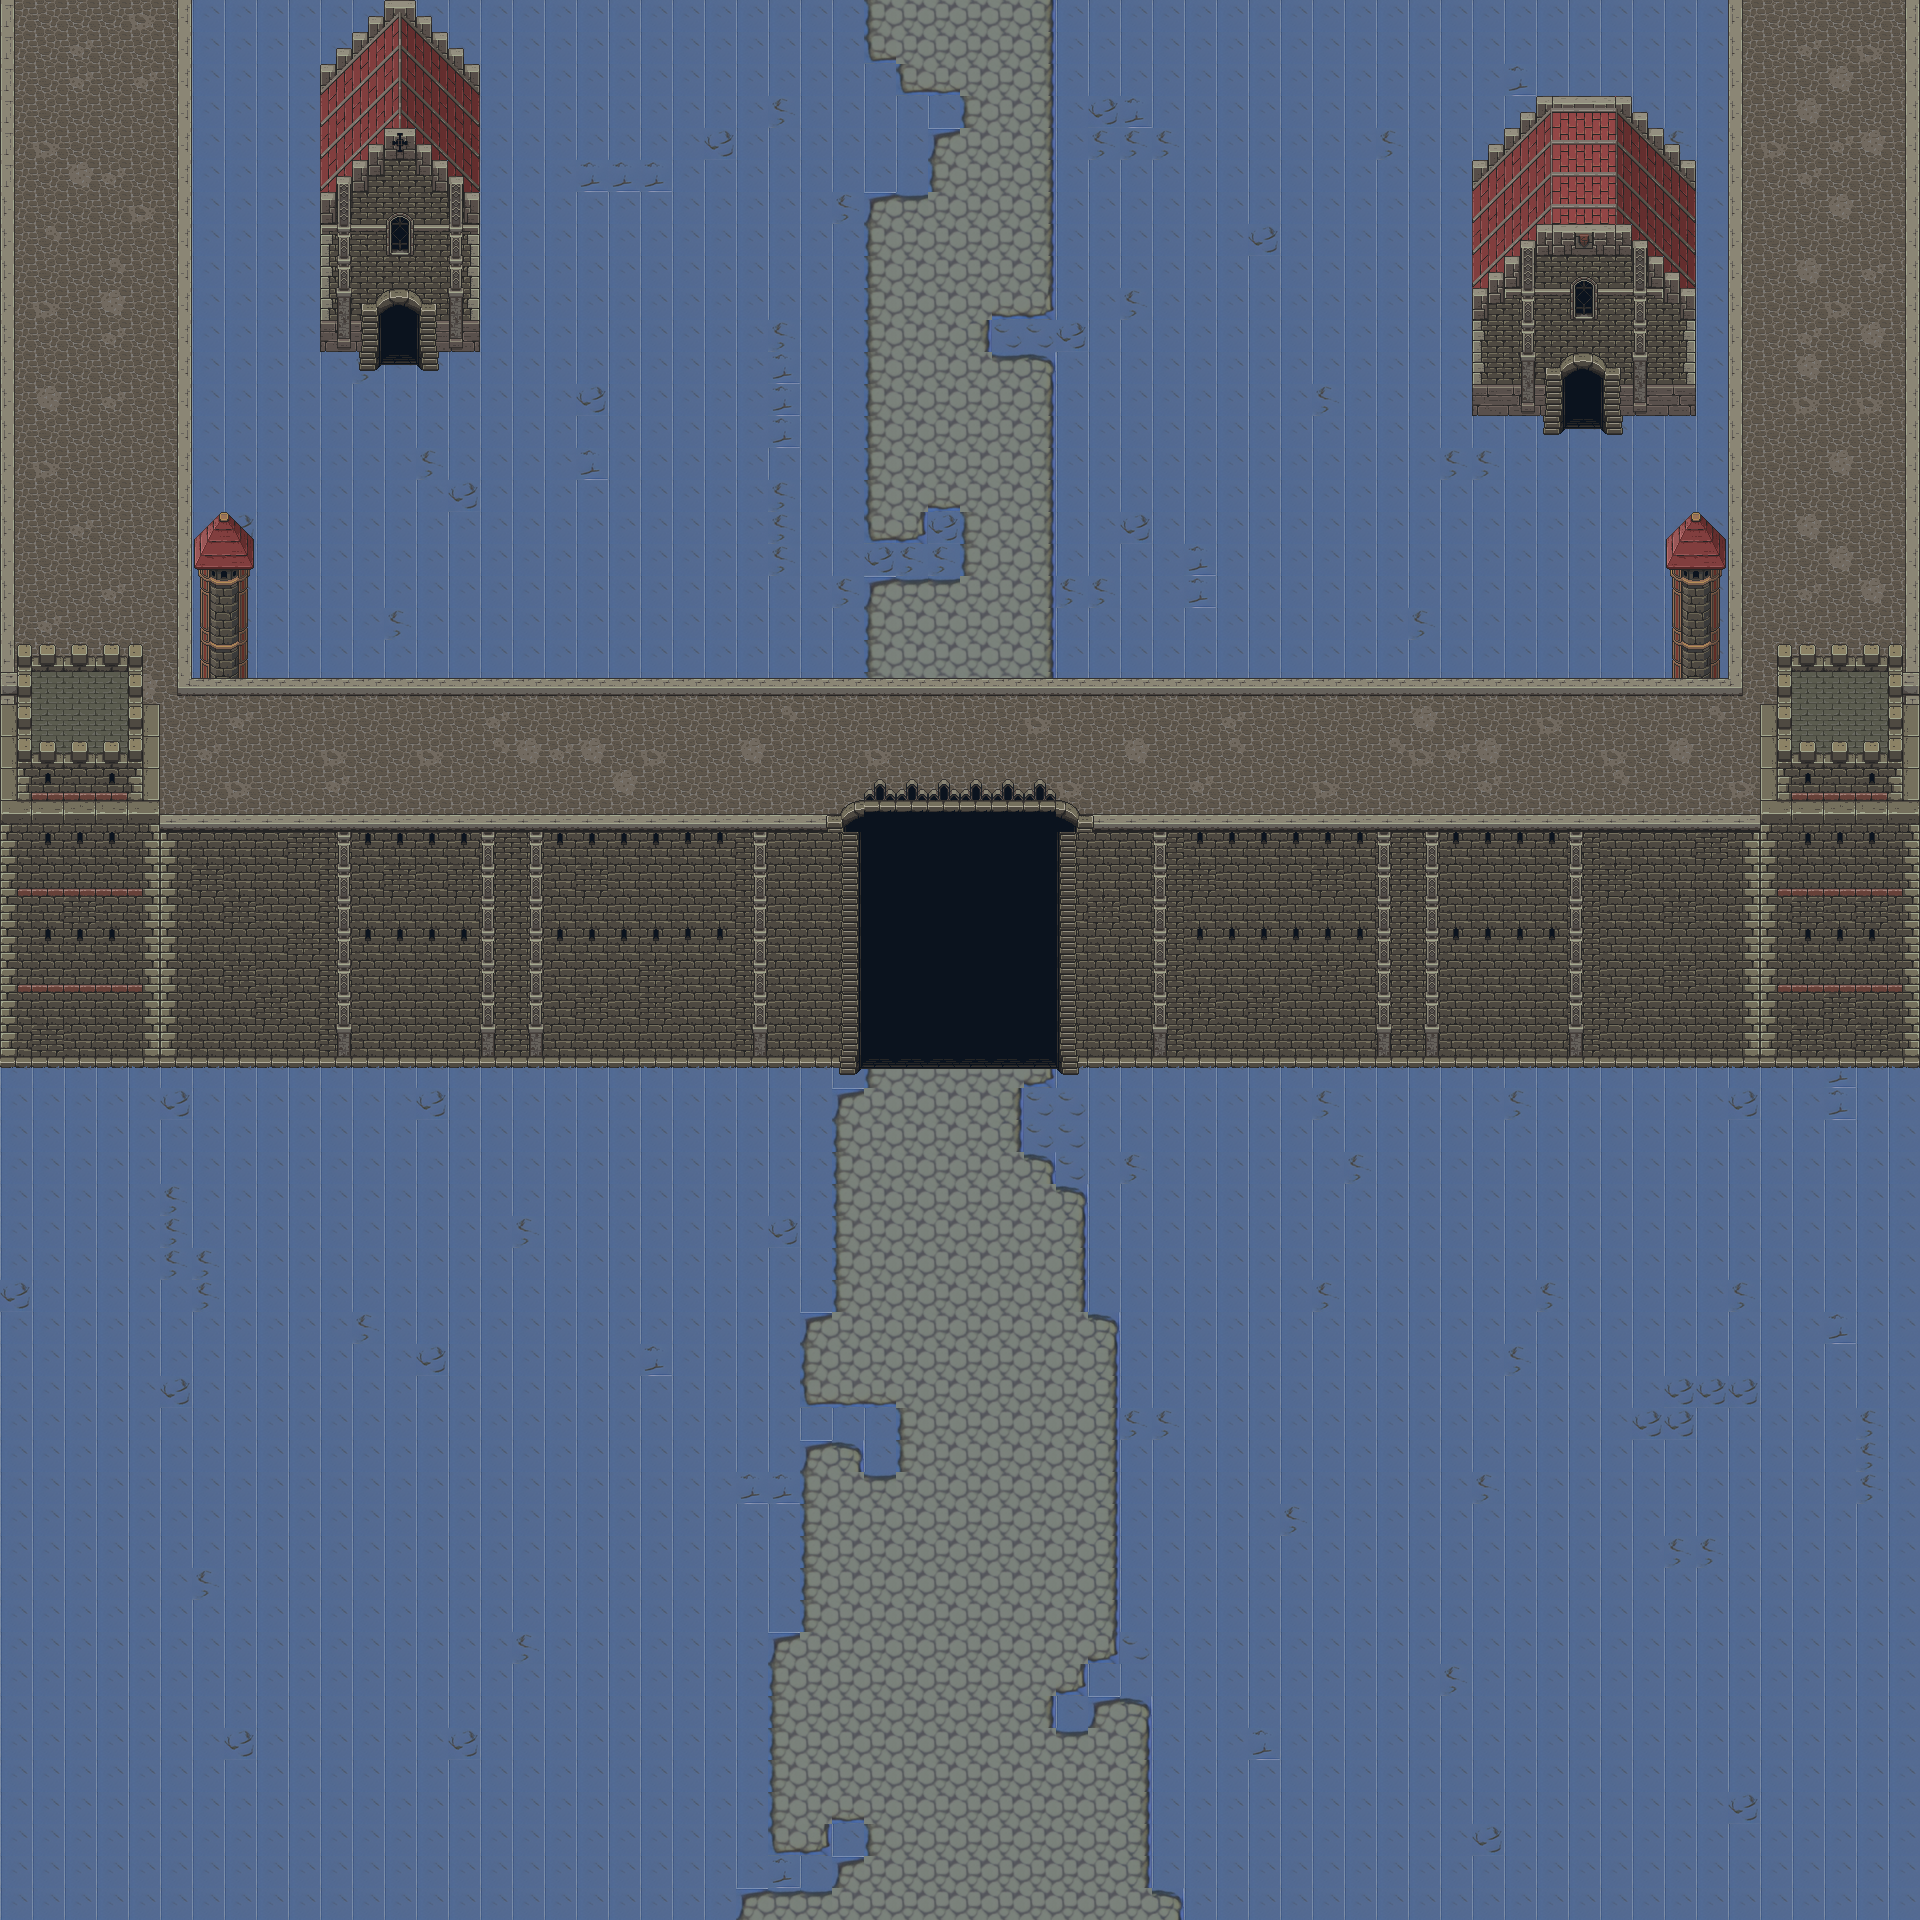

This game map was drawn from its Tiled (.tmx) file and the tilesets committed beside it. A one-line description and the trimmed map source follow:
An orthogonal 60x60 tile map with 32x32 px tiles, 4 tile layers (Background, BackMiddleground, Middleground, Foreground), 6 tilesets and 22 objects.

<map version="1.10" tiledversion="1.12.2" orientation="orthogonal" renderorder="right-down" width="60" height="60" tilewidth="32" tileheight="32" infinite="0" nextlayerid="10" nextobjectid="37">
 <editorsettings>
  <export target="CastleOutside.lua" format="lua" />
 </editorsettings>
 <tileset firstgid="1" name="CastleOutsideShadows" tilewidth="32" tileheight="32" tilecount="1650" columns="50">
  <image source="../../sprites/maps/castle/static/castle_outside_shadows.png" width="1600" height="1056" />
 </tileset>
 <tileset firstgid="1651" name="CastleOutside" tilewidth="32" tileheight="32" tilecount="1650" columns="50">
  <image source="../../sprites/maps/castle/static/castle_outside.png" width="1600" height="1056" />
 </tileset>
 <tileset firstgid="3301" name="CastleInterior" tilewidth="32" tileheight="32" tilecount="1320" columns="33">
  <image source="../../sprites/maps/castle/static/castle_interriors.png" width="1056" height="1280" />
 </tileset>
 <tileset firstgid="4621" name="CastleDecoratives" tilewidth="32" tileheight="32" tilecount="256" columns="16">
  <image source="../../sprites/maps/castle/static/castle_decoratives.png" width="512" height="512" />
 </tileset>
 <tileset firstgid="4877" name="Grass" tilewidth="32" tileheight="32" tilecount="4" columns="0">
  <grid orientation="orthogonal" width="1" height="1" />
  <tile id="0">
   <image source="../../sprites/maps/grass/grass_background.png" width="32" height="32" />
  </tile>
  <tile id="1">
   <image source="../../sprites/maps/grass/grass_overlay1.png" width="32" height="32" />
  </tile>
  <tile id="2">
   <image source="../../sprites/maps/grass/grass_overlay2.png" width="32" height="32" />
  </tile>
  <tile id="3">
   <image source="../../sprites/maps/grass/grass_overlay3.png" width="32" height="32" />
  </tile>
 </tileset>
 <tileset firstgid="4881" name="DarkGrass" tilewidth="32" tileheight="32" tilecount="128" columns="8">
  <image source="../../sprites/maps/dark-grass/dark_grass.png" width="256" height="512" />
 </tileset>
 <layer id="1" name="Background" width="60" height="60" locked="1">
  <data>[3600 cells, 3600 non-empty, 14 distinct tile ids]</data>
 </layer>
 <layer id="7" name="BackMiddleground" width="60" height="60" locked="1">
  <data>[3600 cells, 44 non-empty, 19 distinct tile ids]</data>
 </layer>
 <objectgroup id="9" name="Enemy" locked="1">
  <object id="35" x="704" y="1120" width="32" height="32" />
  <object id="36" x="1184" y="1120" width="32" height="32" />
 </objectgroup>
 <layer id="4" name="Middleground" width="60" height="60" locked="1">
  <data>[3600 cells, 1958 non-empty, 219 distinct tile ids]</data>
 </layer>
 <layer id="6" name="Foreground" width="60" height="60" locked="1">
  <data>[3600 cells, 102 non-empty, 23 distinct tile ids]</data>
 </layer>
 <objectgroup id="8" name="Collidable" locked="1">
  <object id="6" x="0" y="832" />
  <object id="7" x="0" y="832" width="864" height="224" />
  <object id="10" x="1056" y="832" width="864" height="224" />
  <object id="11" x="1728" y="0" />
  <object id="12" x="1728" y="0" width="192" height="832" />
  <object id="13" x="0" y="0" width="192" height="832" />
  <object id="14" x="192" y="512" width="64" height="320" />
  <object id="15" x="1664" y="512" width="64" height="320" />
  <object id="16" x="320" y="192" width="160" height="160" />
  <object id="17" x="320" y="64" width="160" height="128" />
  <object id="18" x="1472" y="160" width="224" height="256" />
  <object id="19" x="1536" y="96" width="96" height="64" />
  <object id="20" x="1472" y="160">
   <polygon points="0,0 64,0 64,-64" />
  </object>
  <object id="21" x="1632" y="96">
   <polygon points="0,0 0,64 64,64" />
  </object>
  <object id="22" x="352" y="32" width="96" height="32" />
  <object id="23" x="384" y="0" width="32" height="32" />
  <object id="30" x="-32" y="0" width="32" height="1920" />
  <object id="32" x="0" y="-32" width="1920" height="32" />
  <object id="33" x="1920" y="0" width="32" height="1920" />
  <object id="34" x="0" y="1920" width="1920" height="32" />
 </objectgroup>
</map>
